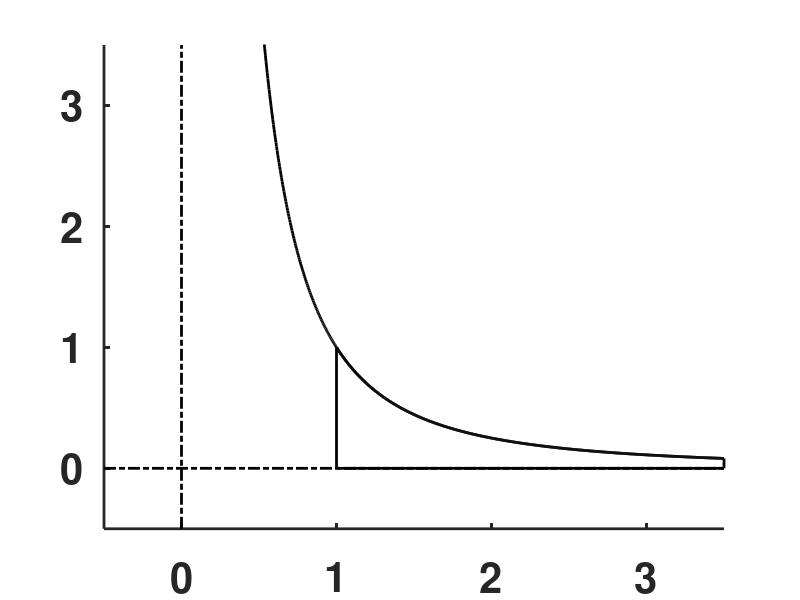

Write MATLAB code to recreate this figure. (Note: this script raises an error after producing the figure.)

clear;  figure('Position',[100 100 400 400],'Color',[1 1 1]); clf;  hold on; 

xy=[-0.5 3.5 -0.5 3.5];
xx=linspace(xy(1),xy(2),1000);  yy=1./xx.^2;
plot(xx,yy,'k','LineWidth',2)
set(gca,'LineWidth',2); 
axis(xy); axis manual;
plot([xy(1) xy(2)],[0 0],'k-.','LineWidth',2);
plot([0 0],[xy(3) xy(4)],'k-.','LineWidth',2);
set(gca,'XTick',[0 1 2 3],'YTick',[0 1 2 3],'FontSize',30,'FontWeight','bold');
xp=find(xx>=1); xh=xx(xp); yh=yy(xp); sp=length(xp);
xh(sp+1)=xy(2); xh(sp+2)=1; xh(sp+3)=1; yh(sp+1)=0; yh(sp+2)=0; yh(sp+3)=1;
ll=line(xh,yh,'Color','k','LineWidth',2);  
HATCH(ll,45,[0 0 0],'-',5,1); 
